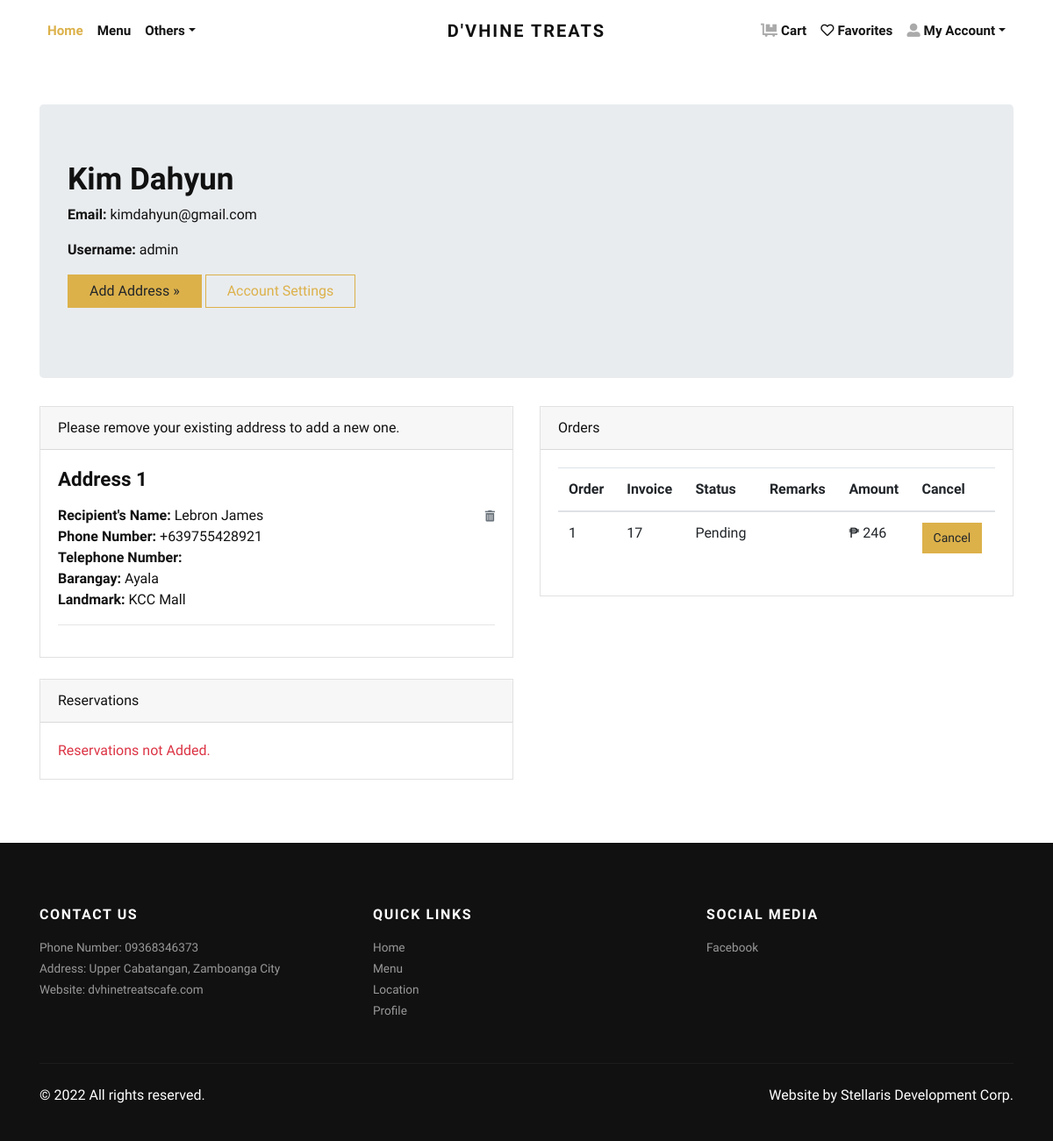
/accounts/profile/ (signed in), run on the app's committed database.
### store/models.py (models this page shows, shortened)
class DeliveryInformation(models.Model):
    user = models.ForeignKey(User, verbose_name="User", on_delete=models.CASCADE)
    fname = models.CharField(max_length=150, verbose_name="Recipient's Fullname", blank=False)
    phone_number = models.CharField(max_length=13, default="+63", verbose_name="Phone Number", blank=False)
    barangay = models.CharField(max_length=150, choices=BARANGAY_CHOICES, default="Ayala" ,verbose_name="Barangay", blank=False)
    landmark = models.CharField(max_length=150, verbose_name="Landmark", blank=False)
    location = models.CharField(max_length=150, verbose_name="Location", blank=False)
    notes = models.TextField(verbose_name="Customer Notes")

class Order(models.Model):
    user = models.ForeignKey(User, verbose_name="User",on_delete=models.CASCADE)
    address = models.ForeignKey(DeliveryInformation, verbose_name="Address", on_delete=models.CASCADE)
    total_price = models.PositiveIntegerField(verbose_name="Total Price")
    remarks = models.TextField(verbose_name="Remarks", blank=True)
    order_date = models.DateTimeField(auto_now_add=True)
    status = models.CharField(
        choices=STATUS_CHOICES,
        max_length=50,
        default="Pending"
    )

### store/views.py (the view)
# urls.py: path('accounts/profile/', views.profile, name="profile"),
@login_required
def profile(request):
    delivery_information = DeliveryInformation.objects.filter(user=request.user)
    orders = Order.objects.filter(user=request.user)
    reservations = Reservation.objects.filter(user=request.user)
    order_item = OrderItem.objects.filter(user=request.user)
    order_pending = Order.objects.filter(user=request.user, status="Pending")
    return render(request, 'account/profile.html', {'delivery_information':delivery_information, 'orders':orders, 'reservations':reservations,'order_items':order_item, 'order_pending':order_pending})

### store/context_preprocessors.py (called while the page is built)
def store_menu(request):
    categories = Category.objects.filter(is_active=True)
    context = {
        'categories_menu': categories,
    }
    return context

def cart_menu(request):
    if request.user.is_authenticated:
        cart_items= Cart.objects.filter(user=request.user)
        context = {
            'cart_items': cart_items,
        }
    else:
        context = {}
    return context

### templates/account/profile.html (shortened to what this page needs)
{% extends 'base.html' %}
{% load static %}
    {% block content %}
      <div class="container py-5">
        <div class="jumbotron">
          <h1>{{request.user.first_name}} {{request.user.last_name}}</h1>
          <p><strong>Email:</strong> {{request.user.email}}</p>
          <p><strong>Username:</strong> {{request.user.username}}</p>
          <p><a class="btn btn-primary btn-large" href="{% url 'store:add-address' %}">Add Address »</a> <a class="btn btn-outline-primary btn-large" href="{% url 'socialaccount_connections' %}">Account Settings</a></p>
        </div>
        <div class="row">
          <div class="col-lg-6">
            <div class="card mb-4" id="headings">
              {% if delivery_information %}
              <div class="card-header">Please remove your existing address to add a new one.</div>
              {% else %}
              <div class="card-header">Addresses <span class="float-right"><a href="{% url 'store:add-address' %}">Add Address</a></span></div>
              {% endif %}
              <div class="card-body">
                {% if delivery_information %}
                    {% for address in delivery_information %}
                        <h4 class="mb-3">Address {{forloop.counter}}</h4>
                        <span class="float-right"><a href="{% url 'store:remove-address' address.id %}"><i class="fas fa-trash-alt small text-muted"></i></a></span>
                        <p>
                            <strong>Recipient's Name: </strong>{{address.fname}} <br>
                            <strong>Phone Number: </strong>{{address.phone_number}} <br>
                            <strong>Telephone Number: </strong>{{address.telephone_number}} <br>
                            <strong>Barangay: </strong>{{address.barangay}} <br>
                            <strong>Landmark: </strong>{{address.landmark}} <br>
                        </p>
                        <hr>
                    {% endfor %}
                {% else %}
                <div class="text-danger">
                  Address not Added.
                </div>
                {% endif %}
              </div>
            </div>
          </div>
          <div class="col-lg-6">
            <div class="card mb-4" id="tables">
              <div class="card-header">Orders</div>
              <div class="card-body">
                <table class="table table-hover">
                  <thead>
                    <tr>
                      <th>Order</th>
                      <th>Invoice</th>
                      <th>Status</th>
                      <th>Remarks</th>
                      <th>Amount</th>
                      {% if order_pending %}
                      <th>Cancel</th>
                      {% endif %}
                    </tr>
                  </thead>
                  <tbody>
                      {% for order in orders %}
                        <tr>
                          <td>{{forloop.counter}}</td>
                          <td>{{order.id}}</td>
                          <td>
                            {{order.status}}
                          </td>
                          <td>
                          </td>
                          <td>₱ {{order.total_price}}</td>
                          {% if order_pending %}
                          <form action="{% url 'store:remove-order' order.id %}" id="myform">
                          <td><button class="btn btn-primary btn-sm" type="submit">Cancel</button></td>
                          </form>
                          {% endif %}
                        </tr>
                      {% endfor %}
                  </tbody>
                </table>
              </div>
            </div>
          </div>
        </div>
        <div class="row">
          <div class="col-lg-6">
            <div class="card mb-4" id="headings">
              <div class="card-header">Reservations </div>
              <div class="card-body">
                {% if reservations %}
                {% for reservation in reservations %}
                    <h4 class="mb-3">Reservation {{forloop.counter}}</h4>
                    <span class="float-right"><a href="{% url 'store:remove-reservation' reservation.id %}"><i class="fas fa-trash-alt small text-muted"></i></a></span>
                    <p>
                        <strong>Event Name: </strong>{{reservation.event_name}} <br>
                        <strong>Event Type: </strong>{{reservation.event_type}} <br>
                        <strong>Event Date: </strong>{{reservation.event_date}} <br>
                        <strong>Event Time: </strong>{{reservation.event_time}} <br>
                        <strong>Event Time End: </strong>{{reservation.event_time_end}} <br>
                        <strong>Event Status: </strong>{{reservation.status}} <br>
                    </p>
                    <hr>
                {% endfor %}
            {% else %}
            <div class="text-danger">
              Reservations not Added.
            </div>
            {% endif %}
              </div>
            </div>
          </div>
        </div>
      </div>
{% endblock content %}

### stellaris_database/static/css/style.default.css (style rules this page uses)
strong { font-weight: 700; }
.btn { font-weight: 400; border: 1px solid transparent; font-family: inherit; padding: 0.375rem 1.5rem; font-size: 1rem; line-height: 1.5; border-radius: 0; transition: color 0.15s ease-in-out, background-color 0.15s ease-in-out, border-color 0.15s ease-in-out, box-shadow 0.15s ease-in-out; }
.btn-primary { color: #212529; background-color: #dcb14a; border-color: #dcb14a; }
.btn-outline-primary { color: #dcb14a; background-color: transparent; background-image: none; border-color: #dcb14a; }
.btn-sm { padding: 0.375rem 0.75rem; font-size: 0.875rem; line-height: 1.5; border-radius: 0; }
body { font-family: "Libre Franklin", sans-serif; font-size: 1rem; font-weight: 400; line-height: 1.5; color: #111111; background-color: #fff; }
a { color: #dcb14a; text-decoration: none; }
h1, h2, h3, h4, h5, h6, .h1, .h2, .h3, .h4, .h5, .h6 { margin-bottom: 0.5rem; font-family: inherit; font-weight: 900; line-height: 1.2; color: inherit; }
h1, .h1 { font-size: 2.2rem; }
h4, .h4 { font-size: 1.4rem; }
hr { border-top: 1px solid rgba(17, 17, 17, 0.1); }
small, .small { font-size: 80%; font-weight: 400; }
.text-danger { color: #dc3545 !important; }
.card { background-color: #fff; border: 1px solid rgba(17, 17, 17, 0.125); border-radius: 0; }
.card-body { padding: 1.25rem; }
.card-header { padding: 0.75rem 1.25rem; background-color: rgba(17, 17, 17, 0.03); border-bottom: 1px solid rgba(17, 17, 17, 0.125); }
.card-header:first-child { border-radius: calc(0 - 1px) calc(0 - 1px) 0 0; }

### data on the page
DeliveryInformation: fname "Lebron James", phone_number "+639755428921", barangay "Ayala", landmark "KCC Mall"
Order: id "17", status "Pending", total_price "246"

### other printed values
{{ request.user.first_name }} "Kim"
{{ request.user.last_name }} "Dahyun"
{{ request.user.email }} "kimdahyun@gmail.com"
{{ request.user.username }} "admin"
